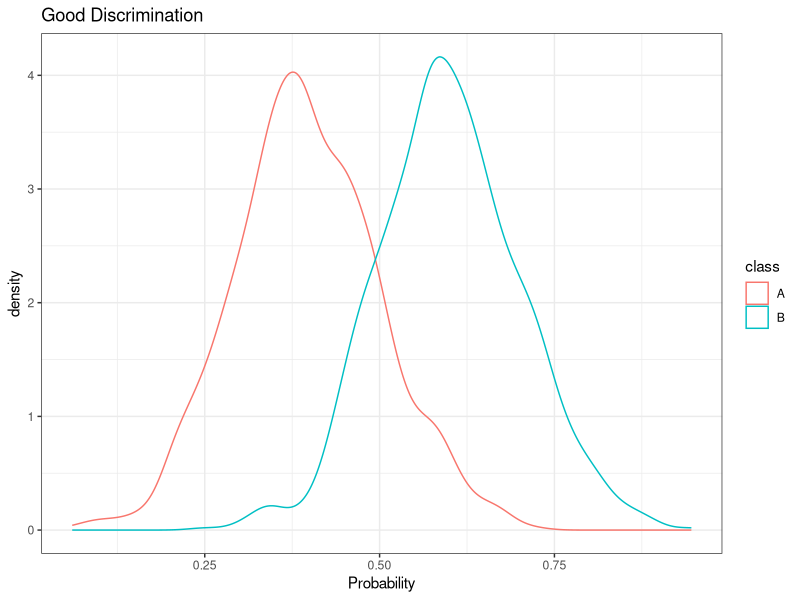
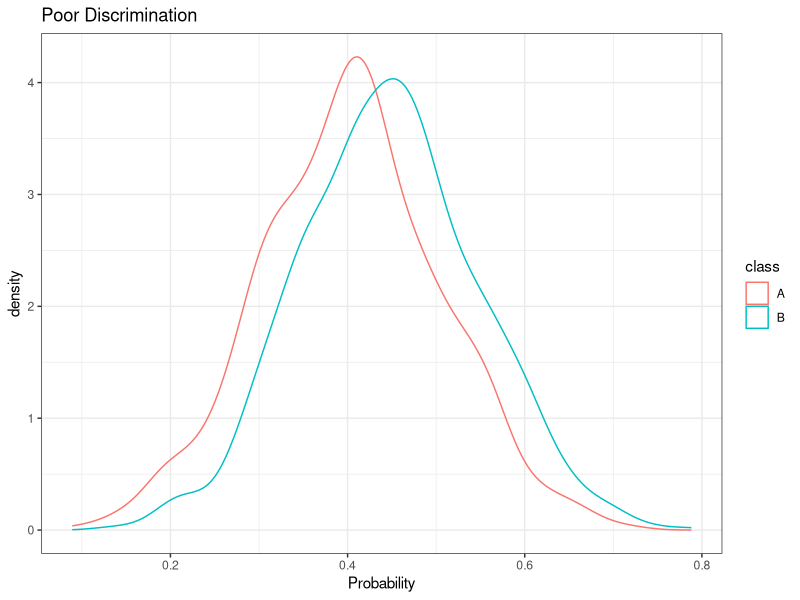
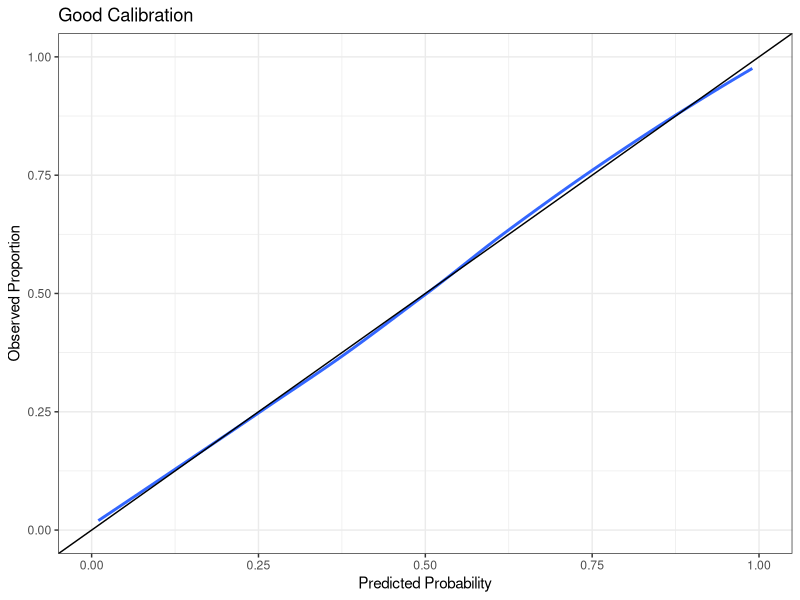
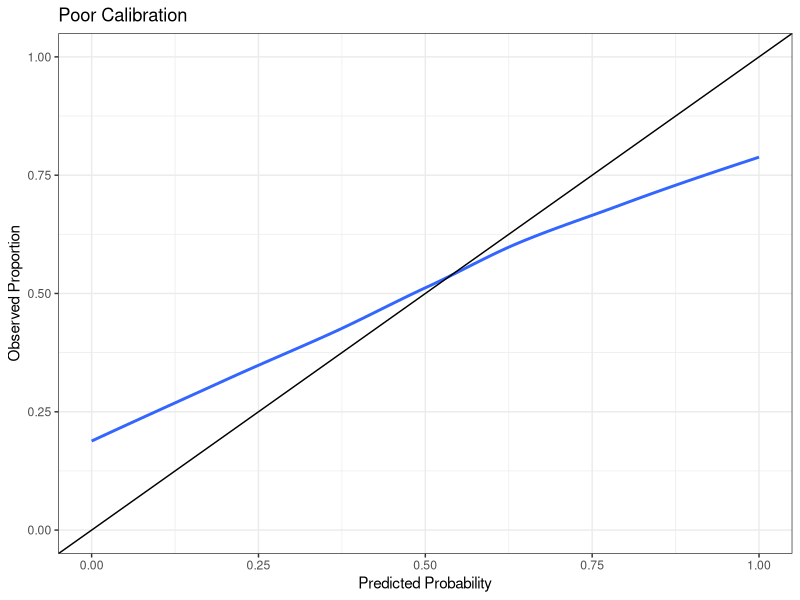

Write R code to recreate these figures, in order.
## ---- chunk 1
library(ggplot2)

pred <- c(rnorm(1000, .4,.1),rnorm(1000, .6,.1))
class <-c(rep("A",1000),rep("B",1000))
df <- data.frame(pred, class)
#Discrimination
ggplot(df, aes(pred, col = class)) + geom_density() + theme_bw() +
  xlab("Probability") + ggtitle("Good Discrimination")

pred <- c(rnorm(1000, .4,.1),rnorm(1000, .45,.1))
class <-c(rep("A",1000),rep("B",1000))
df <- data.frame(pred, class)
#Discrimination
ggplot(df, aes(pred, col = class)) + geom_density() + theme_bw() +
  xlab("Probability") + ggtitle("Poor Discrimination")
## ---- chunk 2
#Show calibration
pr <- seq(.01,.99, length.out = 1000)
y <- rbinom(10000,size = 1, prob = pr)

ggplot(data.frame(y,pr), aes(x = pr,y=y)) + geom_smooth(method = "loess", se = FALSE) + 
  geom_abline(slope = 1, intercept = 0) + xlab("Predicted Probability") +
  ylab("Observed Proportion") + ggtitle("Good Calibration") + ylim(0,1) + xlim(0,1) + theme_bw()

pr <- pr + rnorm(10000,0,.3)
pr[pr < 0] <- 0
pr[pr > 1] <- 1

ggplot(data.frame(y,pr), aes(x = pr,y=y)) + geom_smooth(method = "loess", se = FALSE) + 
  geom_abline(slope = 1, intercept = 0) + xlab("Predicted Probability") +
  ylab("Observed Proportion") + ggtitle("Poor Calibration") + ylim(0,1) + xlim(0,1) + theme_bw()
